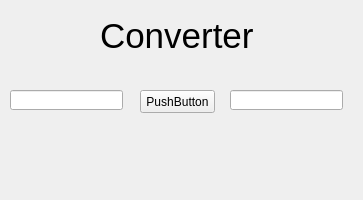
<?xml version="1.0" encoding="UTF-8"?>
<ui version="4.0">
 <class>Form</class>
 <widget class="QWidget" name="Form">
  <property name="geometry">
   <rect>
    <x>0</x>
    <y>0</y>
    <width>363</width>
    <height>200</height>
   </rect>
  </property>
  <property name="windowTitle">
   <string>CONVERTER</string>
  </property>
  <widget class="QPushButton" name="pushButton">
   <property name="geometry">
    <rect>
     <x>140</x>
     <y>90</y>
     <width>75</width>
     <height>23</height>
    </rect>
   </property>
   <property name="text">
    <string>PushButton</string>
   </property>
  </widget>
  <widget class="QLineEdit" name="lineEdit">
   <property name="geometry">
    <rect>
     <x>10</x>
     <y>90</y>
     <width>113</width>
     <height>20</height>
    </rect>
   </property>
  </widget>
  <widget class="QLineEdit" name="lineEdit_2">
   <property name="geometry">
    <rect>
     <x>230</x>
     <y>90</y>
     <width>113</width>
     <height>20</height>
    </rect>
   </property>
  </widget>
  <widget class="QLabel" name="label">
   <property name="geometry">
    <rect>
     <x>100</x>
     <y>20</y>
     <width>161</width>
     <height>31</height>
    </rect>
   </property>
   <property name="font">
    <font>
     <family>Tahoma</family>
     <pointsize>26</pointsize>
    </font>
   </property>
   <property name="text">
    <string>Converter</string>
   </property>
  </widget>
 </widget>
 <resources/>
 <connections/>
</ui>
